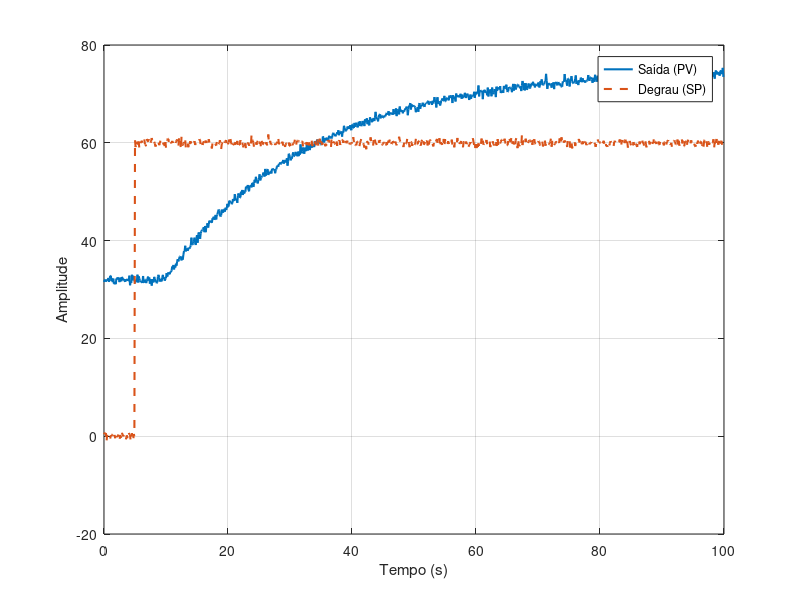

Source code (MATLAB): (Note: this script raises an error after producing the figure.)
%% Identificação da planta (Forno, Grupo 5) - Smith e Sundaresan
% A planta é um forno simples: um sensor mede a temperatura atual
% (faixa de 0 a 100 °C), ligado a um controlador, e uma resistência de
% aquecimento é acionada por um módulo PWM (0 a 100 % de potência).

clear; clc; close all

%% pasta de saída das figuras
pastaFig = "figuras";
if ~exist(pastaFig, "dir")
    mkdir(pastaFig);
end

%% carregar dataset
load("Forno_G5.mat")
whos

%% dados brutos
figure
plot(t, Saida, 'LineWidth', 1.5); hold on
plot(t, Degrau, '--', 'LineWidth', 1.5);
xlabel("Tempo (s)"); ylabel("Amplitude");
legend("Saída (PV)", "Degrau (SP)", 'Location', 'best');
grid on
exportgraphics(gcf, fullfile(pastaFig, 'dados_brutos.png'), 'Resolution', 300);

%% instante do degrau (t0 = instante em que o degrau é aplicado, não o início do ensaio)
indice = find(Degrau >= 50, 1);   % limiar no meio do salto (0 -> 60), longe do ruído
t0 = t(indice);

% patamares da entrada, por média de trecho (reduz o ruído)
Vinicio = mean(Degrau(1:indice-1));
Vfinal = mean(Degrau(end - round(0.05*numel(Degrau)):end));   % últimas 51 amostras
du = Vfinal - Vinicio;

% patamares da saída, por média de trecho
yInicio = mean(Saida(1:max(indice-1,1)));
yFinal = mean(Saida(end - round(0.05*numel(Saida)):end));     % últimas 51 amostras
dy = yFinal - yInicio;

k = dy / du;   % ganho estático (°C/%)

% saída normalizada (0 a 1)
yNormalizado = (Saida - yInicio) / dy;

% tempo, a partir de t0, em que yNormalizado cruza cada percentual
cruzaPercentual = @(percentual) t(find(yNormalizado >= percentual, 1)) - t0;

%% medições de Smith e Sundaresan
% y(t) = 0                           para t < θ
% y(t) = 1 - exp(-(t - θ)/τ)         para t >= θ   (normalizada)
t1Smith = cruzaPercentual(0.283);
t2Smith = cruzaPercentual(0.632);
t1Sund  = cruzaPercentual(0.353);
t2Sund  = cruzaPercentual(0.853);

tauSmith = 1.5*(t2Smith - t1Smith);
thetaSmith = t2Smith - tauSmith;
tauSundaresan = (2/3) * (t2Sund - t1Sund);
thetaSundaresan = 1.3*t1Sund - 0.29*t2Sund;

%% simulação dos modelos
u = du * (t >= t0);
sysSundaresan = tf(k, [tauSundaresan, 1], 'InputDelay', thetaSundaresan);
sysSmith = tf(k, [tauSmith, 1], 'InputDelay', thetaSmith);

ySundaresan = lsim(sysSundaresan, u, t) + yInicio;
ySmith = lsim(sysSmith, u, t) + yInicio;

erroSmith = ySmith - Saida;
erroSundaresan = ySundaresan - Saida;

eqmSundaresan = sqrt(mean(erroSundaresan.^2))
eqmSmith = sqrt(mean(erroSmith.^2))

% ruído medido no trecho parado, para comparar com o EQM
ruido = std(Saida(1:indice-1))

%% gráficos: Smith x Sundaresan
figure
plot(t, Saida, 'Color', [0.7 0.7 0.7]); hold on
plot(t, ySmith, 'LineWidth', 1.5);
plot(t, ySundaresan, 'LineWidth', 1.5);
xlabel("Tempo (s)"); ylabel("Temperatura (°C)");
legend("Experimental", "Smith", "Sundaresan", 'Location', 'best');
grid on
exportgraphics(gcf, fullfile(pastaFig, 'smith_vs_sundaresan.png'), 'Resolution', 300);

figure
plot(t, erroSmith); hold on
plot(t, erroSundaresan);
yline(0, 'k--');
xlabel("Tempo (s)"); ylabel("Erro (°C)");
legend("Smith", "Sundaresan", "Zero", 'Location', 'best');
grid on
exportgraphics(gcf, fullfile(pastaFig, 'erro_smith_vs_sundaresan.png'), 'Resolution', 300);

%% EQM em função de τ e θ (ajuste fino, um parâmetro por vez)
eqmModelo = @(tau, theta) sqrt(mean((lsim(tf(k,[tau 1],'InputDelay',theta), u, t) + yInicio - Saida).^2));

% varredura de θ, com τ fixo no valor de Smith
thetas = thetaSmith + (-0.5:0.1:1.5);
eqms = arrayfun(@(th) eqmModelo(tauSmith, th), thetas);
[eqmMin, iMin] = min(eqms);
thetaAjust = thetas(iMin)

figure
plot(thetas, eqms, 'o-');
xlabel('\theta (s)'); ylabel('EQM (°C)'); grid on
exportgraphics(gcf, fullfile(pastaFig, 'eqm_vs_theta.png'), 'Resolution', 300);

% varredura de τ, com θ fixo no valor ajustado
taus = tauSmith + (-0.5:0.1:1.5);
eqmsTau = arrayfun(@(ta) eqmModelo(ta, thetaAjust), taus);
[eqmMinTau, jMin] = min(eqmsTau)
tauAjust = taus(jMin)

figure
plot(taus, eqmsTau, 'o-');
xlabel('\tau (s)'); ylabel('EQM (°C)'); grid on
exportgraphics(gcf, fullfile(pastaFig, 'eqm_vs_tau.png'), 'Resolution', 300);

%% modelo ajustado
yAjust = lsim(tf(k,[tauAjust 1],'InputDelay',thetaAjust), u, t) + yInicio;
erroAjust = yAjust - Saida;
eqmAjust = sqrt(mean(erroAjust.^2))

figure
plot(t, Saida, 'Color', [0.7 0.7 0.7]); hold on
plot(t, ySmith, 'LineWidth', 1.5);
plot(t, yAjust, 'LineWidth', 1.5);
xlabel("Tempo (s)"); ylabel("Temperatura (°C)");
legend("Experimental", "Smith original", "Smith ajustado", 'Location', 'best');
grid on
exportgraphics(gcf, fullfile(pastaFig, 'smith_vs_ajustado.png'), 'Resolution', 300);

figure
plot(t, erroSmith); hold on
plot(t, erroAjust);
yline(0, 'k--');
xlabel("Tempo (s)"); ylabel("Erro (°C)");
legend("Smith original", "Smith ajustado", "Zero", 'Location', 'best');
grid on
exportgraphics(gcf, fullfile(pastaFig, 'erro_smith_vs_ajustado.png'), 'Resolution', 300);

%% efeito de θ e τ sobre os dados (item 3 do enunciado)
% θ - 0,3 piora o EQM, θ + 0,3 melhora, e o par ajustado é o menor
ySimTheta1 = lsim(tf(k,[tauSmith 1],'InputDelay',thetaSmith - 0.3), u, t) + yInicio;
ySimTheta2 = lsim(tf(k,[tauSmith 1],'InputDelay',thetaSmith + 0.3), u, t) + yInicio;

figure
plot(t, Saida, 'Color', [0.7 0.7 0.7]); hold on
plot(t, ySimTheta1, 'LineWidth', 1.5);
plot(t, ySmith, 'LineWidth', 1.5);
plot(t, ySimTheta2, 'LineWidth', 1.5);
plot(t, yAjust, 'LineWidth', 1.5);
xlabel("Tempo (s)"); ylabel("Temperatura (°C)");
legend("Experimental", ...
       sprintf("\\theta = %.2f (EQM %.4f)", thetaSmith - 0.3, eqmModelo(tauSmith, thetaSmith - 0.3)), ...
       sprintf("Smith \\theta = %.2f (EQM %.4f)", thetaSmith, eqmSmith), ...
       sprintf("\\theta = %.2f (EQM %.4f)", thetaSmith + 0.3, eqmModelo(tauSmith, thetaSmith + 0.3)), ...
       sprintf("Ajustado \\tau = %.2f, \\theta = %.2f (EQM %.4f)", tauAjust, thetaAjust, eqmAjust), ...
       'Location', 'southeast');
grid on
xlim([0 60])   % foco no atraso e na subida, onde os modelos diferem
exportgraphics(gcf, fullfile(pastaFig, 'efeito_theta.png'), 'Resolution', 300);

%% salvar parâmetros do modelo final (origem rastreável para a main)
save("parametros_forno.mat", "k", "tauAjust", "thetaAjust")
